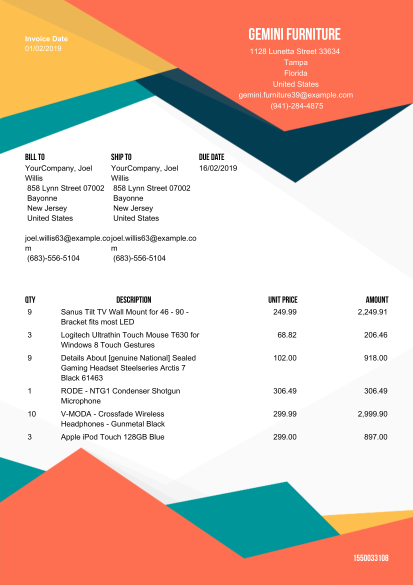
#> input picture docmaster/object_detection/images/test/image_211.png, 826 x 1170 px, found by its file name (shown at 1/2 size); its folder holds 4 pictures in this run
$ python resizer.py
#> lines starting #> are read from the running program, lines starting #| are printed output that depends on the picture
## Bulk image resizer

# This script simply resizes all the images in a folder to one-eigth their
# original size. It's useful for shrinking large cell phone pictures down
# to a size that's more manageable for model training.

# Usage: place this script in a folder of images you want to shrink,
# and then run it.

import numpy as np
import cv2
import os

dir_path = "/home/sys-user/invoice-auto/TensorFlow-Object-Detection-API-Tutorial-Train-Multiple-Objects-Windows-10/invoice_images/test/"

for filename in os.listdir(dir_path):
    # If the images are not .JPG images, change the line below to match the image type.
        image = cv2.imread(dir_path+filename)
#> image is the input picture: shape (1170, 826, 3); mean B, G, R 185, 197.8, 225.7
        resized = cv2.resize(image,None,fx=0.50, fy=0.50, interpolation=cv2.INTER_AREA)
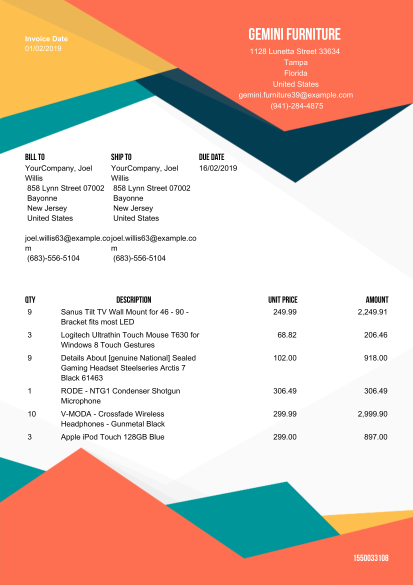
#> resized: shape (585, 413, 3); mean B, G, R 185, 197.8, 225.7
        cv2.imwrite(dir_path+filename,resized)
#> pass 2 of the loop `for filename in os.listdir(dir_path):`:
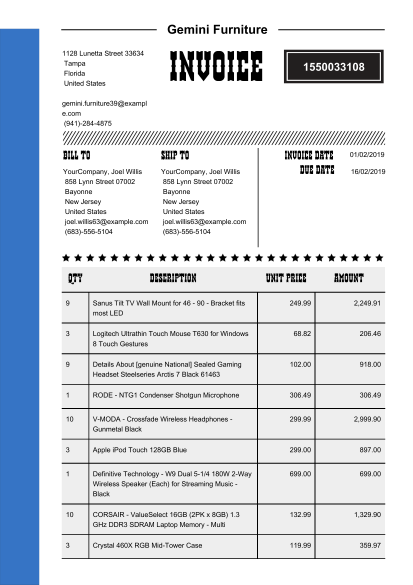
#> input picture docmaster/object_detection/images/test/image_212.png, 826 x 1170 px, found by its file name (shown at 1/2 size)
#> image is the input picture: shape (1170, 826, 3); mean B, G, R 225.9, 218.6, 213
#> `resized = cv2.resize(image,None,fx=0.50, fy=0.50, interpolation=cv2.IN..`:
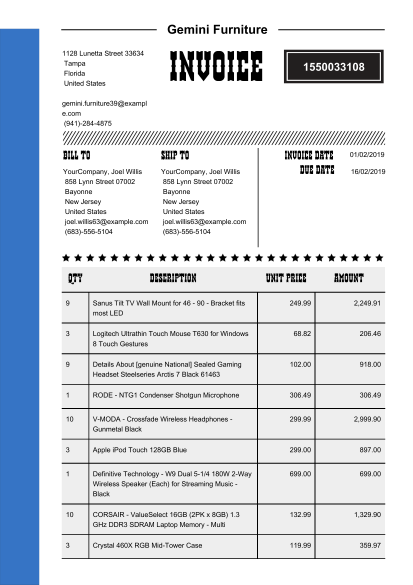
#> resized: shape (585, 413, 3); mean B, G, R 225.9, 218.6, 213.1
#> pass 3 of the loop `for filename in os.listdir(dir_path):`:
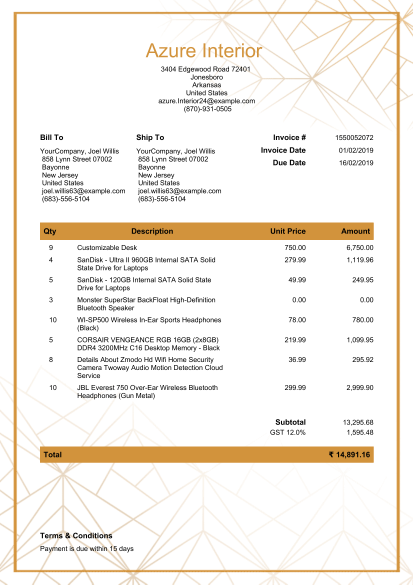
#> input picture docmaster/object_detection/images/test/image_213.png, 826 x 1170 px, found by its file name (shown at 1/2 size)
#> image is the input picture: shape (1170, 826, 3); mean B, G, R 233.7, 240.2, 244.9
#> `resized = cv2.resize(image,None,fx=0.50, fy=0.50, interpolation=cv2.IN..`:
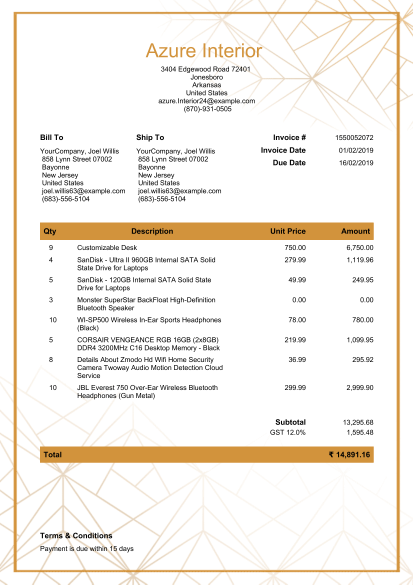
#> resized: shape (585, 413, 3); mean B, G, R 233.8, 240.2, 245
#> the loop made 4 passes; the first 3 are shown
